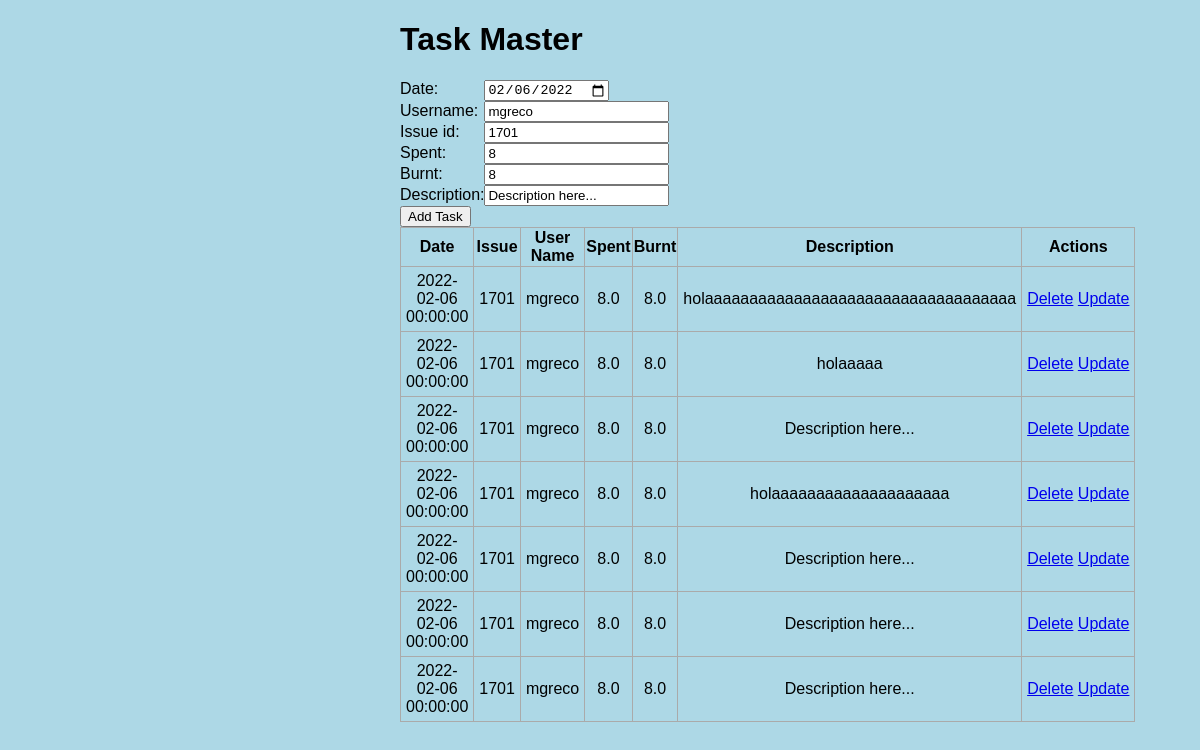
The page / on the database its author committed.
### app.py (models this page shows, shortened)
class Todo(db.Model):
    id = db.Column(db.Integer, primary_key=True)
    completed = db.Column(db.Integer, default=0)
    date_created = db.Column(db.DateTime, default=datetime.utcnow)
    date = db.Column(db.DateTime, default=datetime.utcnow)
    username = db.Column(db.String, default="mgreco")
    issue = db.Column(db.Integer)
    spent = db.Column(db.Float, default=8)
    burnt = db.Column(db.Float, default=8)
    description = db.Column(db.String(200), nullable=False)

### app.py (the view)
@app.route('/', methods=['POST', 'GET'])
def index(db=db):
    if request.method == "POST":
        new_task = form2task(request.form, Todo())
        try:
            db.session.add(new_task)
            db.session.commit()
            return redirect('/')
        except Exception:
            return "There was an error adding your task."
    else:
        tasks = Todo.query.order_by(Todo.date).all()
        today = datetime.utcnow()
        return render_template('index.html', tasks=tasks, today=today)

### templates/index.html (shortened to what this page needs)
{% extends "base.html" %}
{% block body %}
<div>
<div class="content">
    <h1>Task Master</h1>
    <form action="/" method="POST">
        <p>
        <label for="date">Date:</label>
        <input type="date" name="date" value="{{ today.date() }}">
        </p>
        <p>
        <label for="username">Username:</label>
        <input type="text" name="username"  value="mgreco">
        </p>
        <p>
        <label for="issue">Issue id:</label>
        <input type="number" name="issue" value=1701>
        </p>
        <p>
        <label for="spent">Spent:</label>
        <input type="number" name="spent" value=8>
        </p>
        <p>
        <label for="burnt">Burnt:</label>
        <input type="number" name="burnt" value=8>
        </p>
        <p>
        <label for="description">Description:</label>
        <input type="text" name="description" value="Description here...">
        </p>
        <p>
        <input type="submit" value="Add Task">
        </p>
    </form>
    {% if tasks | length < 1 %}
        <h2>There are not tasks. Create one!</h2>
    {% else %}
    <table>
        <tr>
            <th>Date</th>
            <th>Issue</th>
            <th>User Name</th>
            <th>Spent</th>
            <th>Burnt</th>
            <th>Description</th>
            <th>Actions</th>
        </tr>
        {% for task in tasks %}
        <tr>
            <td> {{ task.date }} </td>
            <td> {{ task.issue }} </td>
            <td> {{ task.username }} </td>
            <td> {{ task.spent }} </td>
            <td> {{ task.burnt }} </td>
            <td> {{ task.description }} </td>
            <td><a href="/delete/{{ task.id }}">Delete</a>&nbsp;<a href="/update/{{ task.id }}">Update</a>
            </td>
        </tr>
        {% endfor %}
    </table>
    {% endif %}
</div>
{% endblock %}

### templates/base.html (shortened to what this page needs)
<!DOCTYPE html>
<html lang="en">
    <head>
        <link href="{{ url_for('static', filename='css/main.css') }}" rel="stylesheet">
    </head>
    <body>
        {% block body %}{% endblock %}
    </body>
</html>

### static/css/main.css (style rules this page uses)
body, html { margin: 0; font-family: sans-serif; background-color: lightblue; }
.content { margin: 0 auto; width: 400px; }
table, td, th { border: 1px solid #aaa; }
table { border-collapse: collapse; width: 100%; }
th { height: 30px; }
td { text-align: center; padding: 5px; }
form { display: table; }
p { display: table-row; }
label { display: table-cell; }
input { display: table-cell; }

### rows shown on the page
Todo: date "2022-02-06 00:00:00", issue "1701", username "mgreco", spent "8.0", burnt "8.0", description "holaaaaaaaaaaaaaaaaaaaaaaaaaaaaaaaaaaa"
Todo: date "2022-02-06 00:00:00", issue "1701", username "mgreco", spent "8.0", burnt "8.0", description "holaaaaa"
Todo: date "2022-02-06 00:00:00", issue "1701", username "mgreco", spent "8.0", burnt "8.0", description "Description here..."
Todo: date "2022-02-06 00:00:00", issue "1701", username "mgreco", spent "8.0", burnt "8.0", description "holaaaaaaaaaaaaaaaaaaaa"
Todo: date "2022-02-06 00:00:00", issue "1701", username "mgreco", spent "8.0", burnt "8.0", description "Description here..."
Todo: date "2022-02-06 00:00:00", issue "1701", username "mgreco", spent "8.0", burnt "8.0", description "Description here..."
Todo: date "2022-02-06 00:00:00", issue "1701", username "mgreco", spent "8.0", burnt "8.0", description "Description here..."
